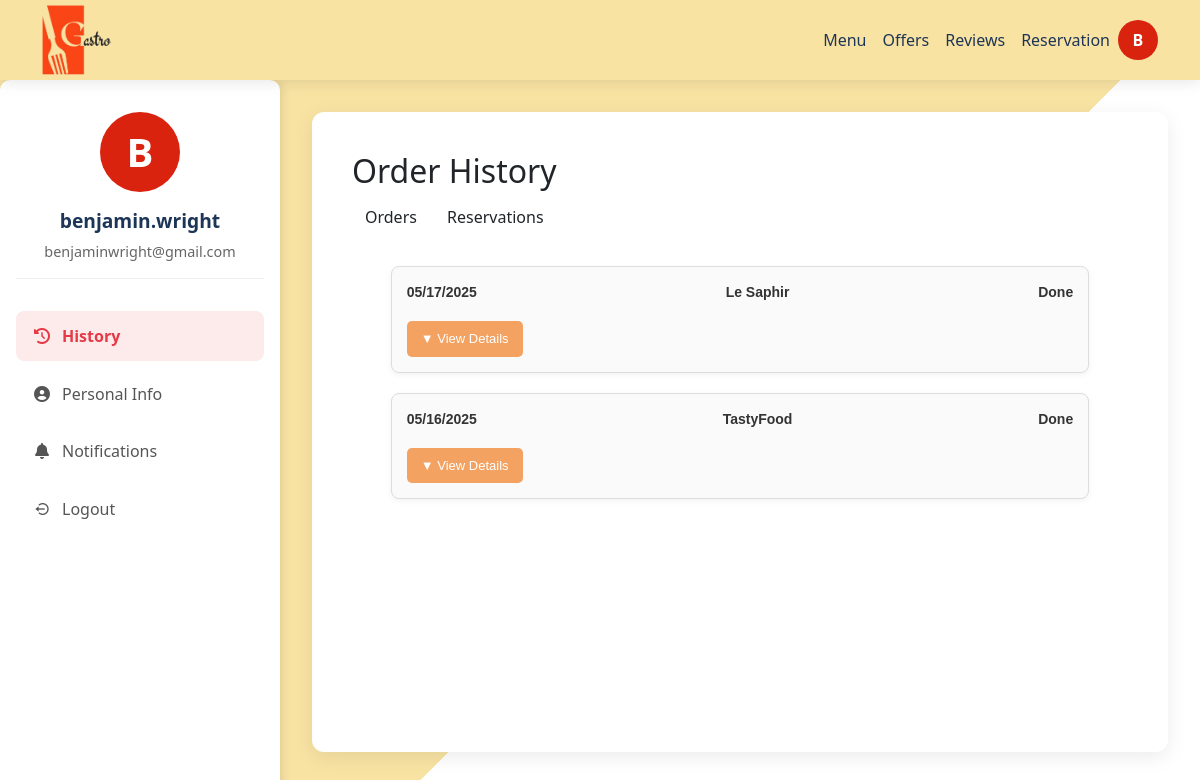
Before: /restaurant/profile/ (signed in) with the older database file.
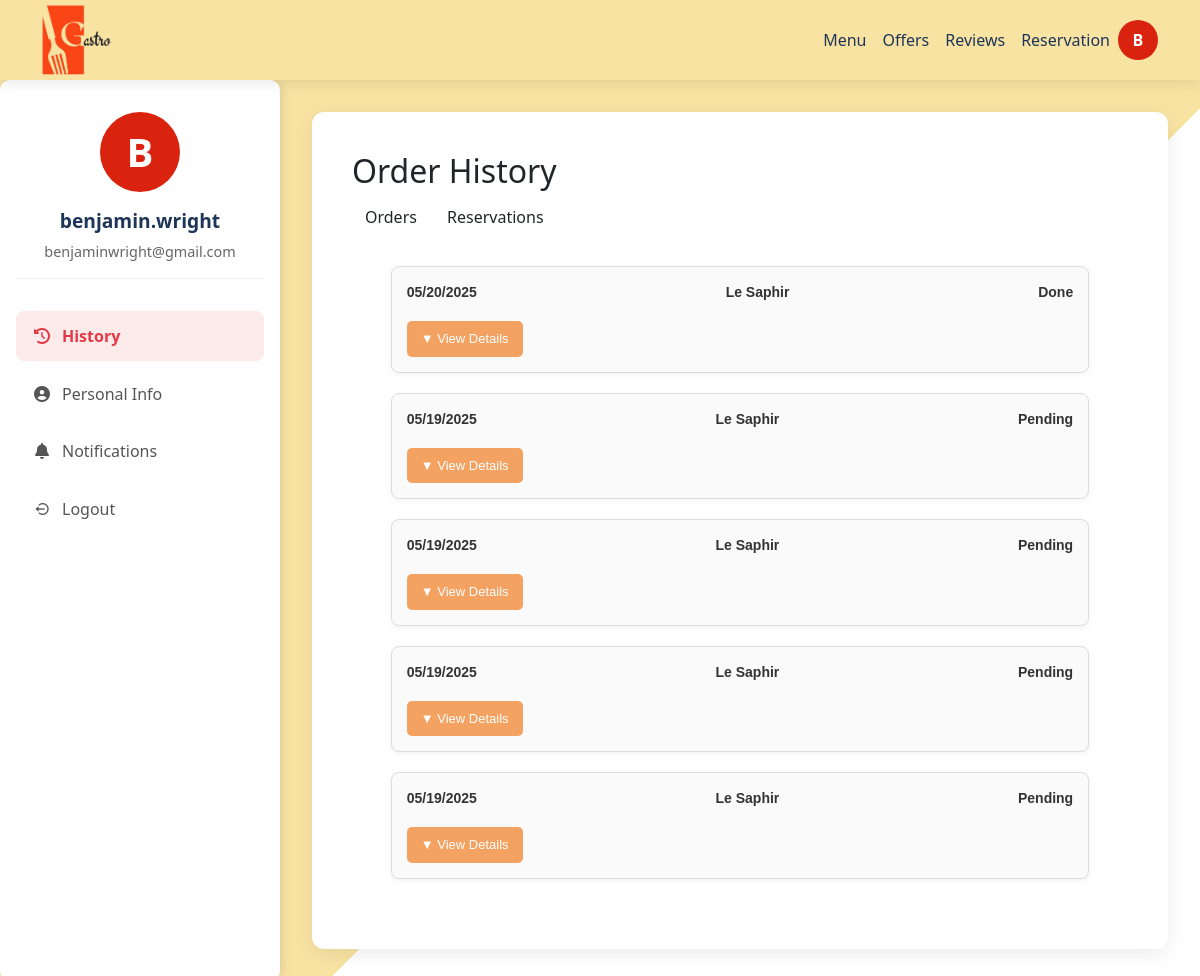
After: the same page with the newer database file.
### orders/models.py (models this page shows, shortened)
class Order(models.Model):
    order_date = models.DateTimeField(auto_now_add=True)
    status = models.CharField(max_length=30, choices=OrderStatus.choices)
    mode = models.CharField(max_length=10, choices=OrderMode.choices)
    client = models.ForeignKey(Client, on_delete=models.CASCADE, null=True)
    server = models.ForeignKey(Server, on_delete=models.SET_NULL, null=True)
    restaurant = models.ForeignKey(Restaurant, on_delete=models.CASCADE)
    table_number = models.PositiveIntegerField(null=True, blank=True)
    promo_code = models.CharField(max_length=50, blank=True, null=True)
    discount_amount = models.DecimalField(max_digits=10, decimal_places=2, default=0)
    discount_percentage = models.DecimalField(max_digits=5, decimal_places=2, default=0)

### restaurant/models.py (models this page shows, shortened)
class Restaurant(models.Model):
    name = models.CharField(max_length=100)
    address = models.CharField(max_length=255)
    city = models.CharField(max_length=100)
    phone = models.CharField(max_length=20)
    email = models.EmailField()
    image = models.ImageField(upload_to='restaurant_images/', blank=True, null=True)

### restaurant/views.py (the view)
# urls.py: path('profile/', views.profile, name='profile'),
@client_required
def profile(request):
    if request.method == 'POST':
        u_form = UserUpdateForm(request.POST, instance=request.user)
        p_form = CustomPasswordChangeForm(user=request.user, data=request.POST)
        if 'update_info' in request.POST and u_form.is_valid():
            u_form.save()
            messages.success(request, 'Your profile has been updated!')
            return redirect('profile')
        elif 'change_password' in request.POST and p_form.is_valid():
            p_form.save()
            messages.success(request, 'Your password has been updated!')
            return redirect('profile')
    else:
        u_form = UserUpdateForm(instance=request.user)
        p_form = CustomPasswordChangeForm(user=request.user)
    orders_qs = Order.objects.filter(client=request.user.client).order_by('-order_date')[:5]
    order_details = []
    for order in orders_qs:
        items = []
        subtotal = 0
        for od in order.orderdish_set.select_related('dish'):
            item_total = od.quantity * od.dish.price
            items.append({
                'name': od.dish.name,
                'quantity': od.quantity,
                'price': od.dish.price,
                'total': item_total,
            })
            subtotal += item_total
        if order.discount_percentage > 0:
            discount_amount = (subtotal * order.discount_percentage) / 100
            final_amount = subtotal - discount_amount
        elif order.discount_amount > 0:
            final_amount = subtotal - order.discount_amount
        else:
            final_amount = subtotal
        order_details.append({
            'id': order.id,
            'date': order.order_date,
            'restaurant': order.restaurant.name,
            'status': order.get_status_display(),
            'items': items,
            'subtotal': subtotal,
            'discount_amount': order.discount_amount,
            'discount_percentage': order.discount_percentage,
            'final_amount': final_amount,
            'has_discount': order.discount_amount > 0 or order.discount_percentage > 0,
        })
    reservations = Reservation.objects.filter(client=request.user.client).order_by('-datetime')[:5]
    context = {
        'u_form': u_form,
        'p_form': p_form,
        'order_details': order_details,
        'reservations': reservations,
    }
    return render(request, 'client/profil.html', context)

### templates/client/profil.html (shortened to what this page needs)
<!DOCTYPE html>
{% load static %}
<html lang="en">
<head>
    <link href="https://cdn.jsdelivr.net/npm/bootstrap@5.3.2/dist/css/bootstrap.min.css" rel="stylesheet">
    <link rel="stylesheet" href="https://cdnjs.cloudflare.com/ajax/libs/font-awesome/6.4.0/css/all.min.css">
    <link rel="stylesheet" href="{% static 'styles/client/profil.css' %}">
    <link href='https://unpkg.com/boxicons@2.1.4/css/boxicons.min.css' rel='stylesheet'>
    <link rel="stylesheet" href="{% static 'styles/bootstrap.min.css' %}">
    <link rel="stylesheet" href="https://cdn.jsdelivr.net/npm/bootstrap-icons@1.10.5/font/bootstrap-icons.css">
</head>
<body>
    <nav class="navbar navbar-expand-lg">
        <div class="container">
            <a class="navbar-brand" href="{% url 'landing_page' %}">
                <img src="{% static 'images/GASTRO_LINK-.png' %}" alt="GastroLink" class="logo">
            </a>
            <div class="collapse navbar-collapse" id="navbarNav">
                <ul class="navbar-nav ms-auto">
                    <li class="nav-item"><a class="nav-link" href="{% url 'order' %}">Menu</a></li>
                    <li class="nav-item"><a class="nav-link" href="{% url 'client_offers' %}">Offers</a></li>
                    <li class="nav-item"><a class="nav-link" href="{% url 'review_list' %}">Reviews</a></li>
                    <li class="nav-item"><a class="nav-link" href="{% url 'create_reservation' %}">Reservation</a></li>
                    <div class="avatar-circle-link" style="background-color: #d9230f;">
                        <a href="{% url 'profile' %}">{{ user.username.0|upper }}</a>
                    </div>
                </ul>
            </div>
        </div>
    </nav>
    <div class="main-container">
        <div class="sidebar">
            <div class="sidebar-header">
                <div class="avatar-circle" style="background-color: #d9230f;">
                    {{ user.username.0|upper }}
                </div>
                <div class="sidebar-name-email">
                    <div class="sidebar-name">{{ user.get_full_name|default:user.username }}</div>
                    <div class="sidebar-email">{{ user.email }}</div>
                </div>
            </div>
            <ul class="sidebar-menu">
                <li>
                    <a href="#" class="active" onclick="showSection('history')">
                        <i class="fas fa-history"></i> History
                    </a>
                </li>
                <li>
                    <a href="#" onclick="showSection('personal-info')">
                        <i class="fas fa-user-circle"></i> Personal Info
                    </a>
                </li>
                <li>
                    <a href="#" onclick="showSection('notifications')">
                        <i class="fas fa-bell"></i> Notifications
                    </a>
                </li>
                <li>
                    <a href="{% url 'logout' %}">
                        <i class="bx bx-log-out-circle"></i> Logout
                    </a>
                </li>
            </ul>
        </div>
<div class="content">
    <div class="profile-card">
        <div id="history-section">
            <h2>Order History</h2>
            <div>
                <button onclick="showHistoryTab('orders')" class="btn btn-default">Orders</button>
                <button onclick="showHistoryTab('reservations')" class="btn btn-default">Reservations</button>
            </div>
            <div id="orders-list">
                {% for order in order_details %}
                <div>
                    <div>
                        <div>{{ order.date|date:"m/d/Y" }}</div>
                        <div>{{ order.restaurant }}</div>
                        <div>{{ order.status }}</div>
                    </div>
                    <button onclick="toggleOrderDetails(this)">
                        ▼ View Details
                    </button>
                </div>
                {% empty %}
                <div>No orders yet.</div>
                {% endfor %}
            </div>
        </div>
    </div>
</div>
    </div>
</body>
</html>

Changed rows visible on the page:
no longer on this page (row unchanged): Order: date "05/17/2025"
no longer on this page (row unchanged): Order: date "05/16/2025"
no longer on this page (row unchanged): Restaurant: restaurant "TastyFood"
added Order: date "05/20/2025"
added Order: date "05/19/2025"
added Order: date "05/19/2025"
added Order: date "05/19/2025"
added Order: date "05/19/2025"
Other visible differences:
new list line: "Le Saphir"
new list line: "Done ▼ View Details"
new list line: "Pending ▼ View Details"
list line gone: "Le Saphir"
list line gone: "Done ▼ View Details"
